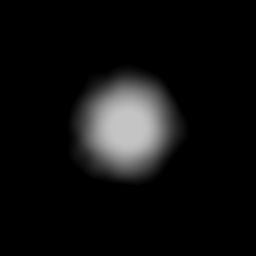
#> input picture resources/vfx/assets/dust-mote.png, 256 x 256 px
$ python -i image_prep.py   (imports and definitions only)
#> lines starting #> are read from the running program, lines starting #| are printed output that depends on the picture; after the words box and inside, x2 and y2 are one past the last pixel; in counts of white or black regions, pixels touching at a corner belong together
"""Pure Pillow / numpy input image preparation module for 3D generation."""
from __future__ import annotations

import io
from pathlib import Path
from typing import Any, BinaryIO, Dict, Optional, Tuple, Union

import numpy as np
from PIL import Image, ImageOps


def _to_pil_image(image_input: Union[Image.Image, str, Path, bytes, BinaryIO, np.ndarray]) -> Image.Image:
    """Load and return an unmutated PIL Image copy from diverse input types."""
    if isinstance(image_input, Image.Image):
        # Explicit copy guarantees the original image object is never mutated
        img = image_input.copy()
    elif isinstance(image_input, (str, Path)):
        path = Path(image_input)
        if not path.is_file():
            raise FileNotFoundError(f"Image file not found: {image_input}")
        with Image.open(path) as loaded:
            img = loaded.copy()
    elif isinstance(image_input, bytes):
        with Image.open(io.BytesIO(image_input)) as loaded:
            img = loaded.copy()
    elif isinstance(image_input, io.IOBase):
        with Image.open(image_input) as loaded:
            img = loaded.copy()
    elif isinstance(image_input, np.ndarray):
        img = Image.fromarray(image_input.copy())
    else:
        raise TypeError(f"Unsupported image input type: {type(image_input)}")

    # Respect EXIF orientation without mutating the caller's data
    return ImageOps.exif_transpose(img)


def _detect_background_color(arr_rgb: np.ndarray) -> np.ndarray:
    """Estimate background color from image corners."""
    h, w = arr_rgb.shape[:2]
    cw = max(1, min(5, w // 4))
    ch = max(1, min(5, h // 4))
    corners = np.concatenate(
        [
            arr_rgb[0:ch, 0:cw].reshape(-1, 3),
            arr_rgb[0:ch, w - cw : w].reshape(-1, 3),
            arr_rgb[h - ch : h, 0:cw].reshape(-1, 3),
            arr_rgb[h - ch : h, w - cw : w].reshape(-1, 3),
        ],
        axis=0,
    )
    return np.median(corners, axis=0)


def _get_subject_mask(
    image: Image.Image,
    alpha_threshold: int = 10,
    bg_tolerance: float = 25.0,
) -> np.ndarray:
    """Compute boolean 2D mask of foreground subject pixels."""
    if "A" in image.getbands():
        alpha = np.asarray(image.getchannel("A"))
        has_transparency = bool((alpha < 255).any())
        if has_transparency:
            return alpha > alpha_threshold

    # Fallback to color-distance from background corners for opaque images
    rgb_arr = np.asarray(image.convert("RGB"))
    bg_color = _detect_background_color(rgb_arr)
    diff = np.linalg.norm(rgb_arr.astype(np.float32) - bg_color.astype(np.float32), axis=-1)
    mask = diff > bg_tolerance

    # If mask is empty or covers the entire image uniformly, treat entire frame as foreground
    if not np.any(mask) or np.all(mask):
        return np.ones((image.height, image.width), dtype=bool)
    return mask


# [111 lines left out: functions _cleanup_alpha, _remove_solid_background, validate_image_aspect_and_occupancy, not called in this run]


def prepare_input_image(
    image_input: Union[Image.Image, str, Path, bytes, BinaryIO, np.ndarray],
    prep_flags: Optional[Dict[str, Any]] = None,
    target_size: Optional[Tuple[int, int]] = (1024, 1024),
) -> Image.Image:
    """
    Prepare and normalize input image for 3D generation.

    Guarantees:
    - Pure Pillow / numpy implementation (never mutates original file or image).
    - Preserves aspect ratio with transparent letterbox centering.

    Supported prep_flags:
    - remove_background: bool (default False; cleans alpha if present, or removes solid background)
    - tight_crop: bool (default True; crops to subject bounding box with margin)
    - crop_margin / margin: float (default 0.10 for 10% padding)
    - target_size: Optional[Tuple[int, int]] (overrides target_size argument if provided)
    - upscale_if_small: bool (default True; resamples using LANCZOS if min dim < threshold)
    - small_threshold: int (default 256; minimum dimension threshold for upscaling)
    - alpha_threshold: int (default 10; alpha values <= threshold are considered transparent)
    - bg_tolerance: float (default 25.0; color distance threshold for solid bg removal)
    """
    flags = dict(prep_flags) if prep_flags is not None else {}

    # 1. Load fresh image copy (never mutate original)
    image = _to_pil_image(image_input)

    # Resolve options
    remove_bg = bool(flags.get("remove_background", False))
    tight_crop = bool(flags.get("tight_crop", True))
    raw_margin = flags.get("crop_margin", flags.get("margin", flags.get("margin_pct", 0.10)))
    margin = float(raw_margin) / 100.0 if float(raw_margin) > 1.0 else max(0.0, float(raw_margin))
    upscale_small = bool(flags.get("upscale_if_small", False))
    small_threshold = int(flags.get("small_threshold", 256))
    alpha_thresh = int(flags.get("alpha_threshold", 10))
    bg_tol = float(flags.get("bg_tolerance", 25.0))

    if "target_size" in flags:
        target_size = flags["target_size"]

    # 2. Background handling / alpha cleanup
    has_alpha = "A" in image.getbands()
    if has_alpha:
        image = _cleanup_alpha(image, alpha_threshold=alpha_thresh)
    elif remove_bg:
        image = _remove_solid_background(image, tolerance=bg_tol)
    else:
        image = image.convert("RGBA")

    # 3. Tight crop to subject with margin
    if tight_crop:
        mask = _get_subject_mask(image, alpha_threshold=alpha_thresh, bg_tolerance=bg_tol)
        if np.any(mask):
            ys, xs = np.nonzero(mask)
            min_x, max_x = int(np.min(xs)), int(np.max(xs)) + 1
            min_y, max_y = int(np.min(ys)), int(np.max(ys)) + 1
            bw = max_x - min_x
            bh = max_y - min_y

            pad_x = int(round(bw * margin))
            pad_y = int(round(bh * margin))

            crop_l = min_x - pad_x
            crop_t = min_y - pad_y
            crop_r = max_x + pad_x
            crop_b = max_y + pad_y

            # Pillow RGBA crop automatically pads out-of-bounds regions with transparent pixels (0, 0, 0, 0)
            image = image.crop((crop_l, crop_t, crop_r, crop_b))

    # 4. Upscale if small
    if upscale_small and min(image.width, image.height) < small_threshold:
        scale = float(small_threshold) / float(min(image.width, image.height))
        up_w = max(1, int(round(image.width * scale)))
        up_h = max(1, int(round(image.height * scale)))
        image = image.resize((up_w, up_h), resample=Image.Resampling.LANCZOS)

    # 5. Target size letterboxing with aspect-ratio preservation
    if target_size is not None:
        target_w, target_h = int(target_size[0]), int(target_size[1])
        src_w, src_h = image.width, image.height

        scale = min(float(target_w) / float(src_w), float(target_h) / float(src_h))
        fit_w = max(1, int(round(src_w * scale)))
        fit_h = max(1, int(round(src_h * scale)))

        if (fit_w, fit_h) != (src_w, src_h):
            image = image.resize((fit_w, fit_h), resample=Image.Resampling.LANCZOS)

        canvas = Image.new("RGBA", (target_w, target_h), (0, 0, 0, 0))
        offset_x = (target_w - fit_w) // 2
        offset_y = (target_h - fit_h) // 2
        canvas.paste(image, (offset_x, offset_y))
        image = canvas

    return image

>>> import cv2
>>> picture = cv2.imread('../../../resources/vfx/assets/dust-mote.png', cv2.IMREAD_GRAYSCALE)
#> picture is the input picture: shape (256, 256); min 0, max 196, mean 15.7
>>> result = prepare_input_image(picture)
#> in prepare_input_image, `has_alpha = "A" in image.getbands()`: has_alpha = False
#> in _get_subject_mask, `alpha = np.asarray(image.getchannel("A"))`: alpha: shape (256, 256); every value is 255
#> in _detect_background_color, `corners = np.concatenate( [ arr_rgb[0:ch, 0:cw].reshape(-1, 3), arr_rg..`: corners = 100 rows, first 8: [0, 0, 0], [0, 0, 0], [0, 0, 0], [0, 0, 0], [0, 0, 0], [0, 0, 0], [0, 0, 0], [0, 0, 0]
#> in _get_subject_mask, `bg_color = _detect_background_color(rgb_arr)`: bg_color = [0, 0, 0]
#> in _get_subject_mask, `diff = np.linalg.norm(rgb_arr.astype(np.float32) - bg_color.astype(np...`:
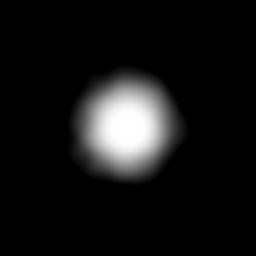
#> diff: shape (256, 256) float32; min 0, max 339.5, mean 27.2; drawn with min black and max white
#> in _get_subject_mask, `mask = diff > bg_tolerance`:
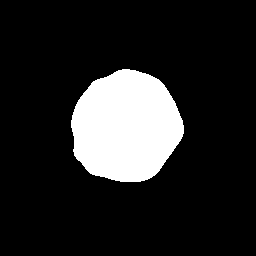
#> mask: shape (256, 256) bool; 14.9% white; 1 white region, box (x1, y1, x2, y2) and area: (71, 69, 184, 182) 9759
#> in prepare_input_image, `ys, xs = np.nonzero(mask)`: ys = 9759 values from 69 to 181; xs = 9759 values, max 183 at index 4774, min 71 at index 4102, mean 125.6
#> in prepare_input_image, `min_x, max_x = int(np.min(xs)), int(np.max(xs)) + 1`: min_x = 71; max_x = 184
#> in prepare_input_image, `min_y, max_y = int(np.min(ys)), int(np.max(ys)) + 1`: min_y = 69; max_y = 182
#> in prepare_input_image, `bw = max_x - min_x`: bw = 113
#> in prepare_input_image, `pad_x = int(round(bw * margin))`: pad_x = 11
#> in prepare_input_image, `crop_l = min_x - pad_x`: crop_l = 60
#> in prepare_input_image, `crop_t = min_y - pad_y`: crop_t = 58
#> in prepare_input_image, `crop_r = max_x + pad_x`: crop_r = 195
#> in prepare_input_image, `crop_b = max_y + pad_y`: crop_b = 193
#> in prepare_input_image, `image = image.crop((crop_l, crop_t, crop_r, crop_b))`:
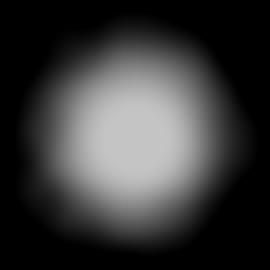
#> image: PIL image 135x135 RGBA (shown 2 times larger); mean R, G, B, A 56.6, 56.6, 56.6, 255
#> in prepare_input_image, `canvas = Image.new("RGBA", (target_w, target_h), (0, 0, 0, 0))`: canvas: PIL image 1024x1024 RGBA; every value is 0

$ run again, on resources/vfx/assets/flame-wisp.png
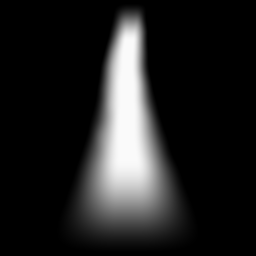
#> input picture resources/vfx/assets/flame-wisp.png, 256 x 256 px
#> picture is the input picture: shape (256, 256); min 0, max 250, mean 33.5
#> has_alpha = False
#> alpha: shape (256, 256); every value is 255
#> corners = 100 rows, first 8: [0, 0, 0], [0, 0, 0], [0, 0, 0], [0, 0, 0], [0, 0, 0], [0, 0, 0], [0, 0, 0], [0, 0, 0]
#> bg_color = [0, 0, 0]
#> in _get_subject_mask, `mask = diff > bg_tolerance`:
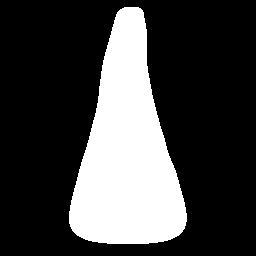
#> mask: shape (256, 256) bool; 25.8% white; 1 white region, box (x1, y1, x2, y2) and area: (69, 7, 187, 244) 16890
#> ys = 16890 values from 7 to 243; xs = 16890 values, max 186 at index 13761, min 69 at index 13410, mean 126.6
#> min_x = 69; max_x = 187
#> min_y = 7; max_y = 244
#> bw = 118
#> bh = 237
#> pad_x = 12
#> pad_y = 24
#> crop_l = 57
#> crop_t = -17
#> crop_r = 199
#> crop_b = 268
#> in prepare_input_image, `canvas.paste(image, (offset_x, offset_y))`:
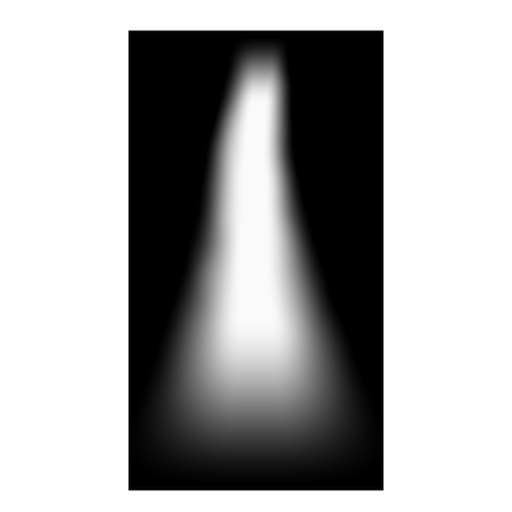
#> canvas: PIL image 1024x1024 RGBA (shown at 1/2 size); mean R, G, B, A 27, 27, 27, 114.1; transparent parts drawn white

$ run again, on resources/vfx/assets/hard-flare.png
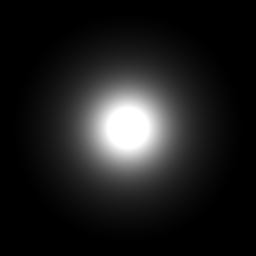
#> input picture resources/vfx/assets/hard-flare.png, 256 x 256 px
#> picture is the input picture: shape (256, 256); min 0, max 255, mean 30
#> has_alpha = False
#> alpha: shape (256, 256); every value is 255
#> corners = 100 rows, first 8: [0, 0, 0], [0, 0, 0], [0, 0, 0], [0, 0, 0], [0, 0, 0], [0, 0, 0], [0, 0, 0], [0, 0, 0]
#> bg_color = [0, 0, 0]
#> in _get_subject_mask, `mask = diff > bg_tolerance`:
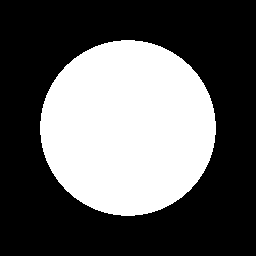
#> mask: shape (256, 256) bool; 36.9% white; 1 white region, box (x1, y1, x2, y2) and area: (40, 40, 216, 216) 24208
#> min_x = 40; max_x = 216
#> min_y = 40; max_y = 216
#> bw = 176
#> pad_x = 18
#> crop_l = 22
#> crop_r = 234
#> in prepare_input_image, `image = image.crop((crop_l, crop_t, crop_r, crop_b))`:
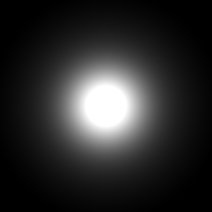
#> image: PIL image 212x212 RGBA; mean R, G, B, A 43.7, 43.7, 43.7, 255
#> canvas: PIL image 1024x1024 RGBA; every value is 0

$ run again, on resources/vfx/assets/ring.png
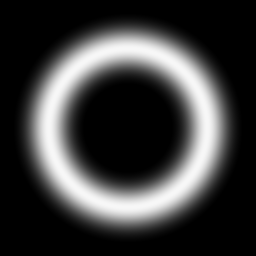
#> input picture resources/vfx/assets/ring.png, 256 x 256 px
#> picture is the input picture: shape (256, 256); min 0, max 247, mean 60.3
#> has_alpha = False
#> alpha: shape (256, 256); every value is 255
#> corners = 100 rows, first 8: [0, 0, 0], [0, 0, 0], [0, 0, 0], [0, 0, 0], [0, 0, 0], [0, 0, 0], [0, 0, 0], [0, 0, 0]
#> bg_color = [0, 0, 0]
#> in _get_subject_mask, `mask = diff > bg_tolerance`:
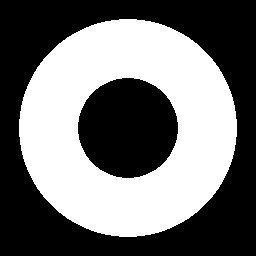
#> mask: shape (256, 256) bool; 44.9% white; 1 white region, box (x1, y1, x2, y2) and area: (19, 19, 237, 237) 29416
#> min_x = 19; max_x = 237
#> min_y = 19; max_y = 237
#> bw = 218
#> pad_x = 22
#> crop_l = -3
#> crop_r = 259
#> in prepare_input_image, `image = image.crop((crop_l, crop_t, crop_r, crop_b))`:
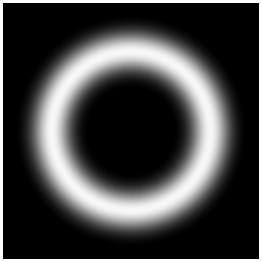
#> image: PIL image 262x262 RGBA; mean R, G, B, A 57.5, 57.5, 57.5, 243.5; transparent parts drawn white
#> canvas: PIL image 1024x1024 RGBA; every value is 0
